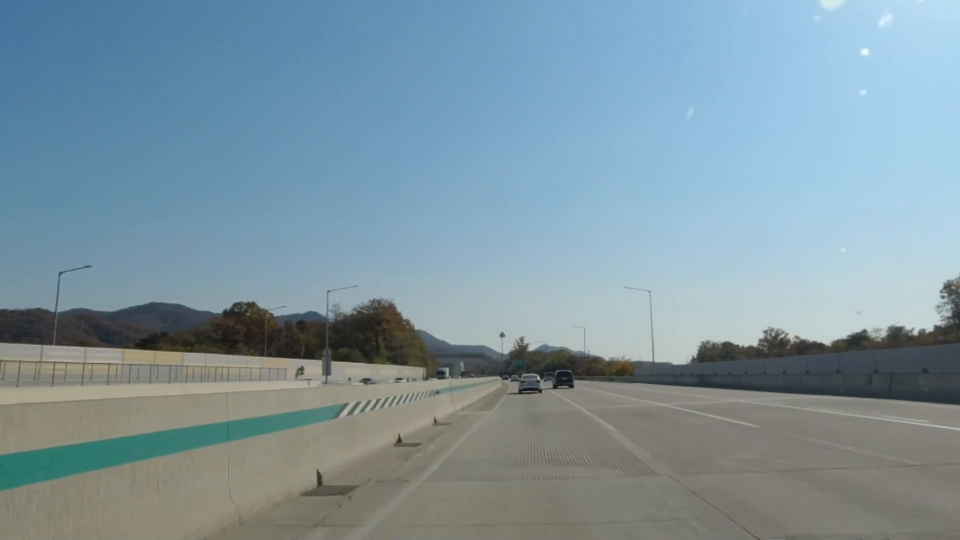
#> input picture frame 19 of d.mkv, 1920 x 1080 px (shown at 1/2 size)
$ python drive-p.py
#> lines starting #> are read from the running program, lines starting #| are printed output that depends on the picture; after the words box and inside, x2 and y2 are one past the last pixel; in counts of white or black regions, pixels touching at a corner belong together
#> further down, frame is the input picture: shape (1080, 1920, 3); mean B, G, R 160.5, 149.2, 126.2
import cv2
import numpy as np

def resize_frame(frame, height=500):
    h, w = frame.shape[:2]
    aspect_ratio = w / h
    width = int(height * aspect_ratio)
    return cv2.resize(frame, (width, height))

def process_frame(frame):
    # BGR 영상에서 흰색 후보 검출
    lower_white = np.array([130, 130, 130])
    upper_white = np.array([255, 255, 255])
    white_mask = cv2.inRange(frame, lower_white, upper_white)
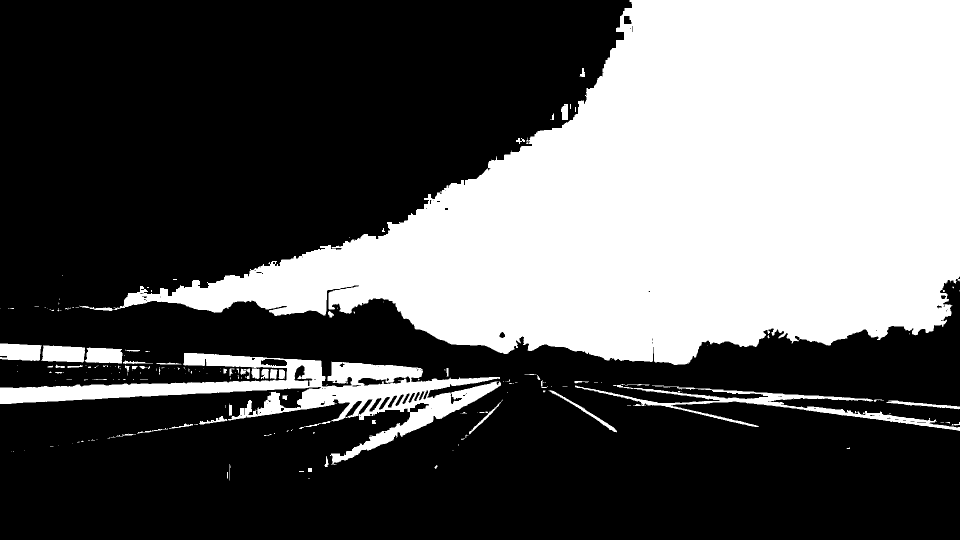
#> white_mask: shape (1080, 1920) (shown at 1/2 size); 36.5% white; 219 white regions (158 under 20 px), largest, box (x1, y1, x2, y2) and area: (159, 0, 1920, 730) 680839, (0, 706, 1002, 930) 52094, (1150, 768, 1920, 862) 10002

    # HSV 영상에서 노란색 차선 후보 검출
    hsv = cv2.cvtColor(frame, cv2.COLOR_BGR2HSV)
#> hsv: shape (1080, 1920, 3); mean H, S, V 76.2, 64.4, 165.5
    lower_yellow = np.array([20, 100, 100])
    upper_yellow = np.array([30, 255, 255])
    yellow_mask = cv2.inRange(hsv, lower_yellow, upper_yellow)
#> yellow_mask: shape (1080, 1920); every value is 0

    # 검출한 후보 합치기
    combined_mask = cv2.bitwise_or(white_mask, yellow_mask)

    # 필터링 및 마스킹
    result = cv2.bitwise_and(frame, frame, mask=combined_mask)
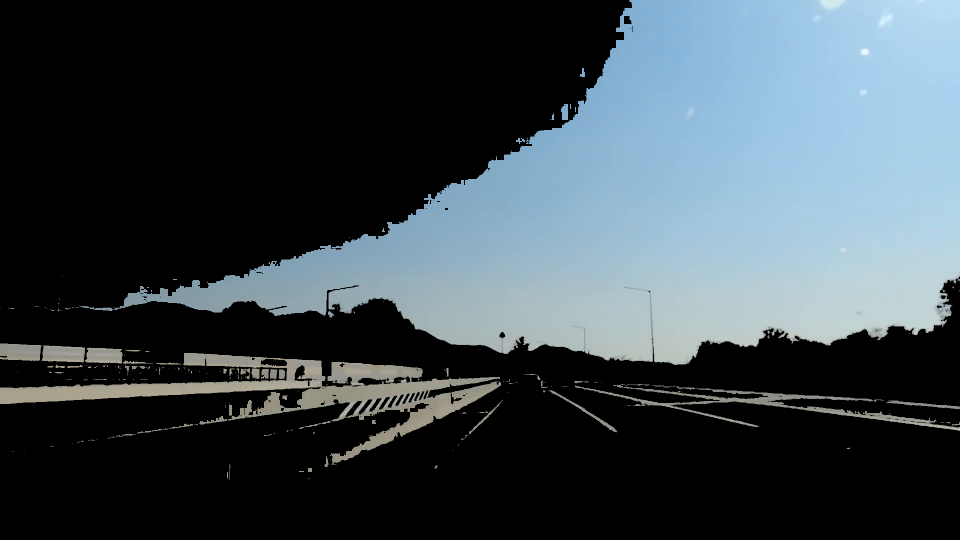
#> result: shape (1080, 1920, 3) (shown at 1/2 size); mean B, G, R 75.2, 69, 58.2

    # 영상을 GrayScale로 변환
    gray = cv2.cvtColor(result, cv2.COLOR_BGR2GRAY)
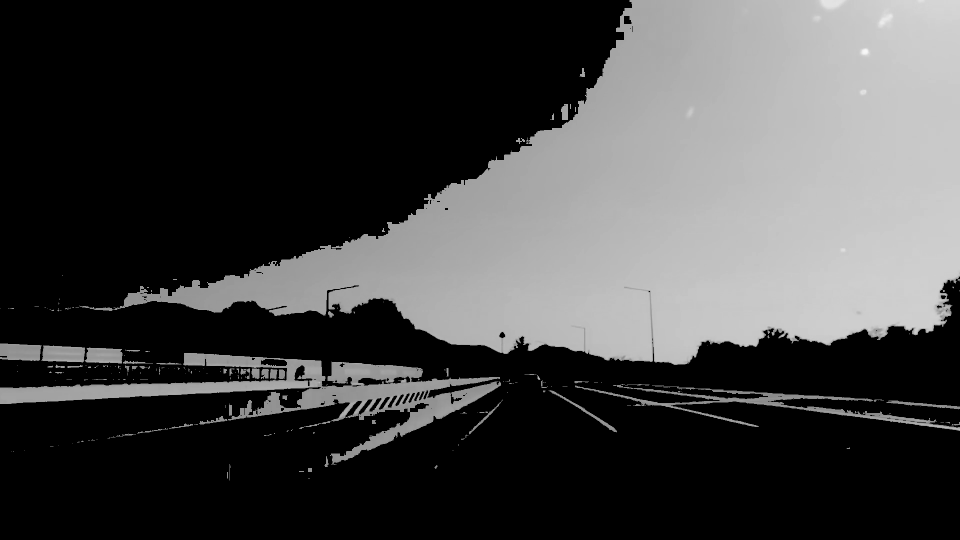
#> gray: shape (1080, 1920) (shown at 1/2 size); min 0, max 249, mean 66.5

    # Canny Edge Detection으로 엣지 추출
    edges = cv2.Canny(gray, 50, 150)
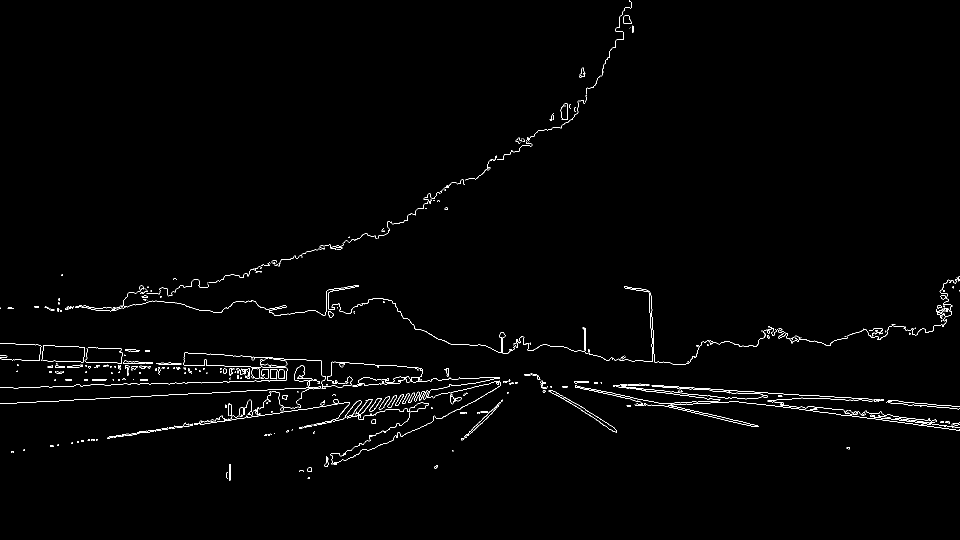
#> edges: shape (1080, 1920) (shown at 1/2 size); 1% white in thin lines or dots, all inside (x1, y1, x2, y2) = (0, 0, 1920, 961)

    return result, edges

# 웹캠에서 영상 가져오기
cap = cv2.VideoCapture("d.mkv")

while True:
    ret, frame = cap.read()

    if not ret:
        break

    # 프레임 처리 및 결과 창에 띄우기
    result, edges = process_frame(frame)
    resized_result = resize_frame(result)
#> in resize_frame, `return cv2.resize(frame, (width, height))`:
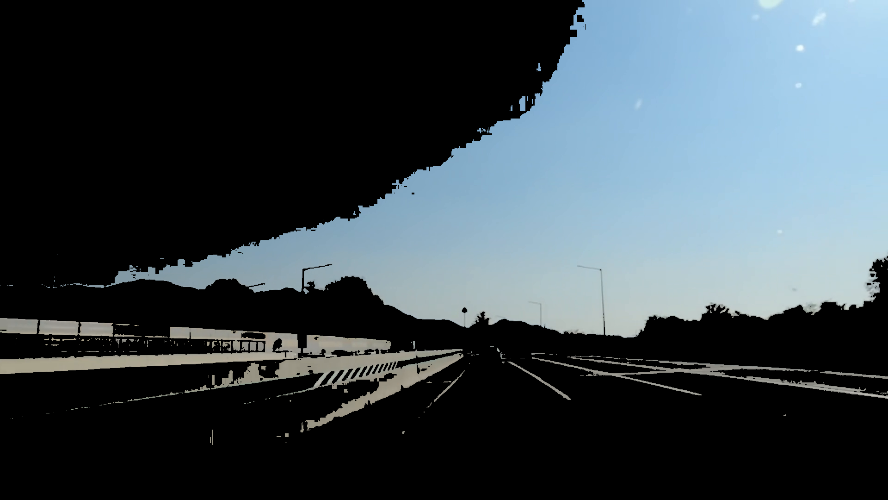
#> returned value: shape (500, 888, 3); mean of channels 0, 1, 2 75.2, 69.1, 58.2; drawn as B, G, R
    resized_edges = resize_frame(edges)
#> call 2 of resize_frame, with height = 500
#> in resize_frame (call 2), `return cv2.resize(frame, (width, height))`:
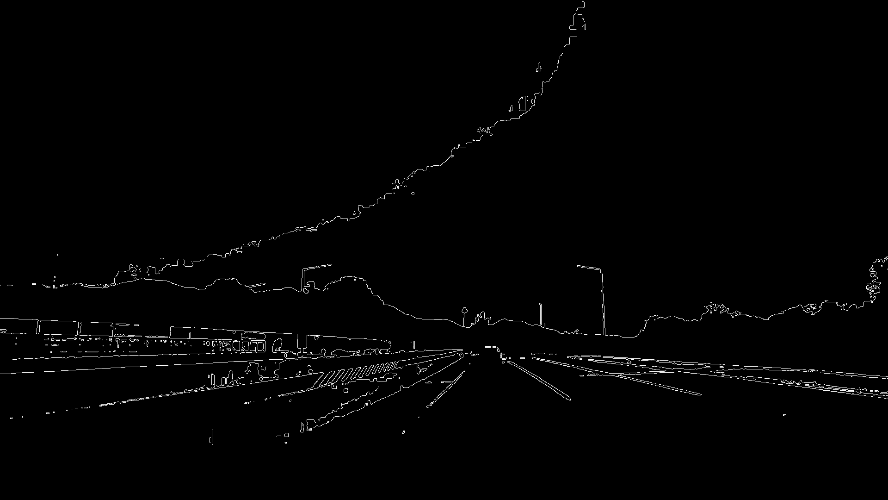
#> returned value: shape (500, 888); min 0, max 255, mean 2.7
    cv2.imshow("Result", resized_result)
    cv2.imshow("Edges", resized_edges)

    # 종료 키 입력 대기
    if cv2.waitKey(1) & 0xFF == ord("q"):
#> (key q is pressed here)
        break

cap.release()
cv2.destroyAllWindows()

$ run again, starting later in the video
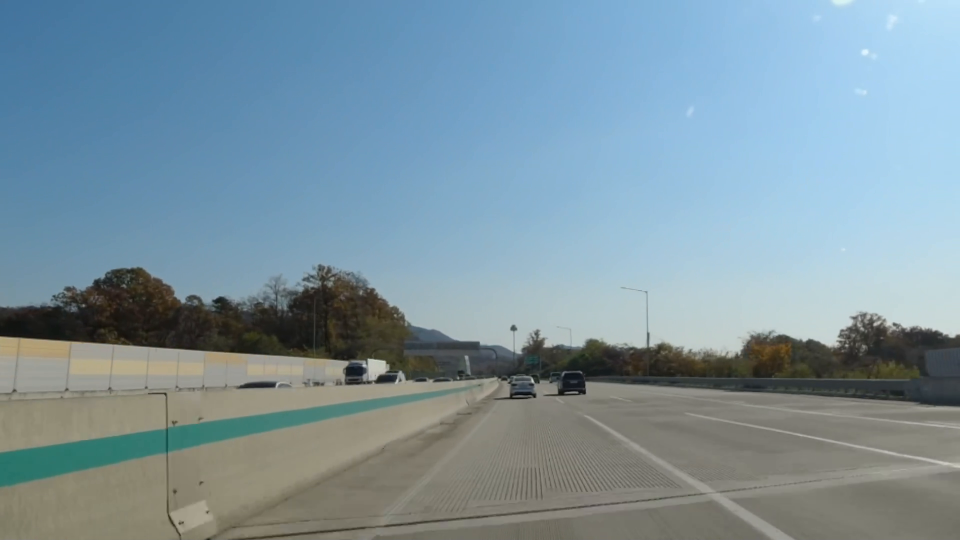
#> input picture frame 85 of d.mkv, 1920 x 1080 px (shown at 1/2 size)
#> frame is the input picture: shape (1080, 1920, 3); mean B, G, R 159.2, 147.7, 124.5
#> in process_frame, `white_mask = cv2.inRange(frame, lower_white, upper_white)`:
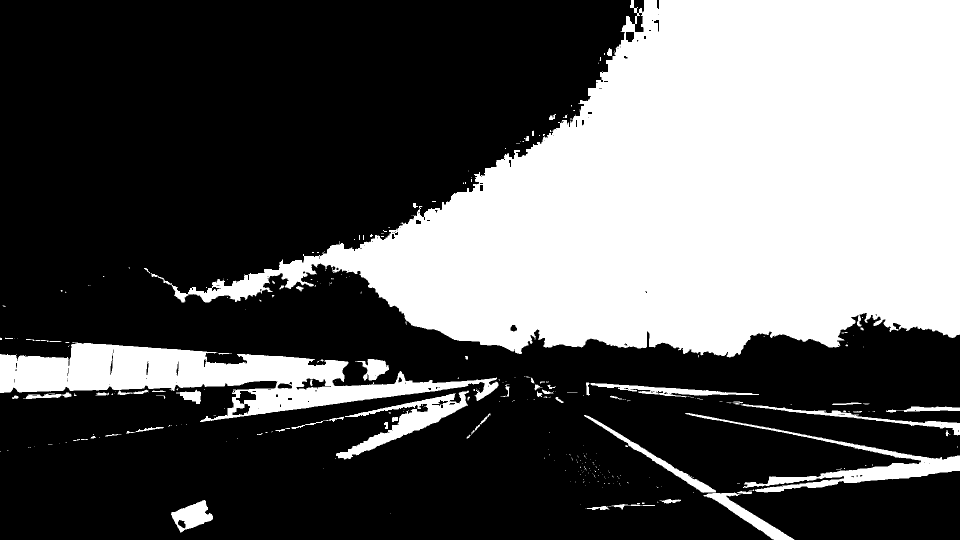
#> white_mask: shape (1080, 1920) (shown at 1/2 size); 36.2% white; 320 white regions (248 under 20 px), largest, box (x1, y1, x2, y2) and area: (301, 0, 1920, 715) 642589, (0, 684, 997, 844) 62133, (1370, 826, 1920, 985) 12921
#> hsv: shape (1080, 1920, 3); mean H, S, V 73.6, 68, 165.2
#> yellow_mask: shape (1080, 1920); 0% white in thin lines or dots, all inside (x1, y1, x2, y2) = (1510, 692, 1580, 704)
#> edges: shape (1080, 1920); 1.1% white in thin lines or dots
#> in resize_frame (call 2), `return cv2.resize(frame, (width, height))`:
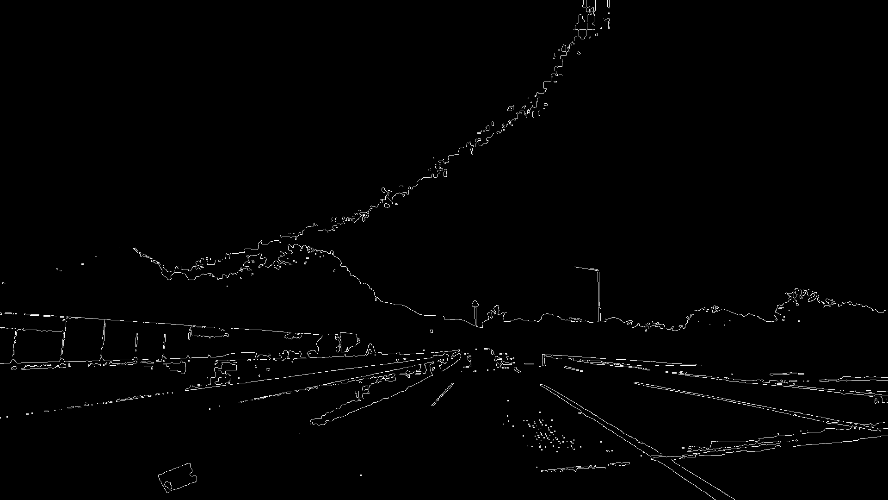
#> returned value: shape (500, 888); min 0, max 255, mean 2.9

$ run again, starting later in the video
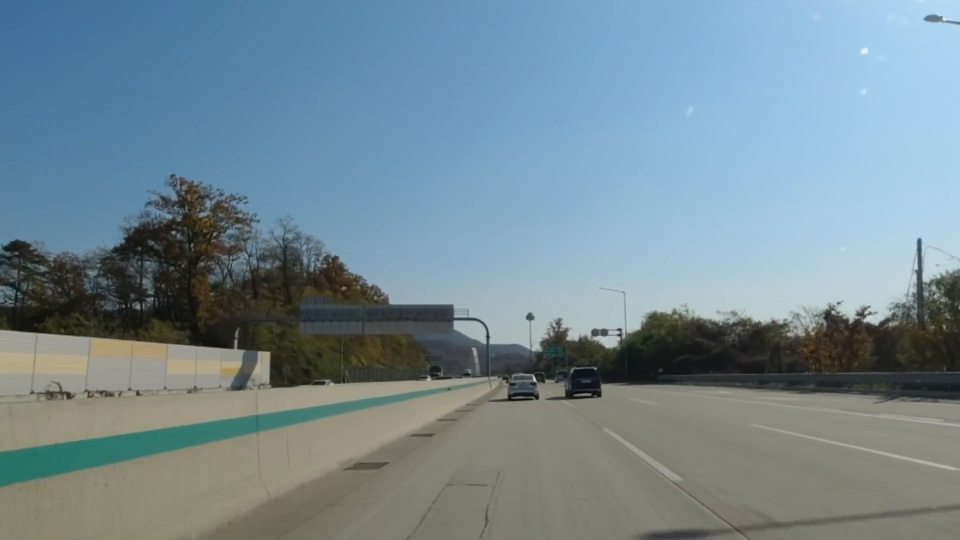
#> input picture frame 152 of d.mkv, 1920 x 1080 px (shown at 1/2 size)
#> frame is the input picture: shape (1080, 1920, 3); mean B, G, R 148.2, 137.8, 116
#> in process_frame, `white_mask = cv2.inRange(frame, lower_white, upper_white)`:
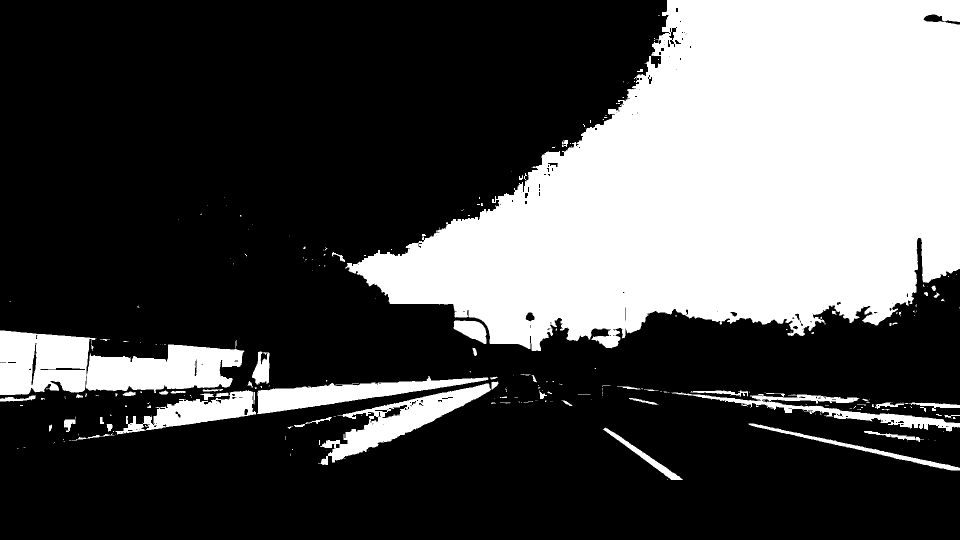
#> white_mask: shape (1080, 1920) (shown at 1/2 size); 31.1% white; 271 white regions (198 under 20 px), largest, box (x1, y1, x2, y2) and area: (690, 0, 1920, 702) 540746, (0, 661, 489, 790) 40337, (636, 767, 982, 930) 15486
#> hsv: shape (1080, 1920, 3); mean H, S, V 72.4, 69.4, 154.6
#> yellow_mask: shape (1080, 1920); 0.01% white; 2 white regions (1 under 20 px), largest, box (x1, y1, x2, y2) and area: (446, 737, 474, 746) 211
#> edges: shape (1080, 1920); 1% white in thin lines or dots, all inside (x1, y1, x2, y2) = (0, 0, 1920, 961)
#> in resize_frame (call 2), `return cv2.resize(frame, (width, height))`:
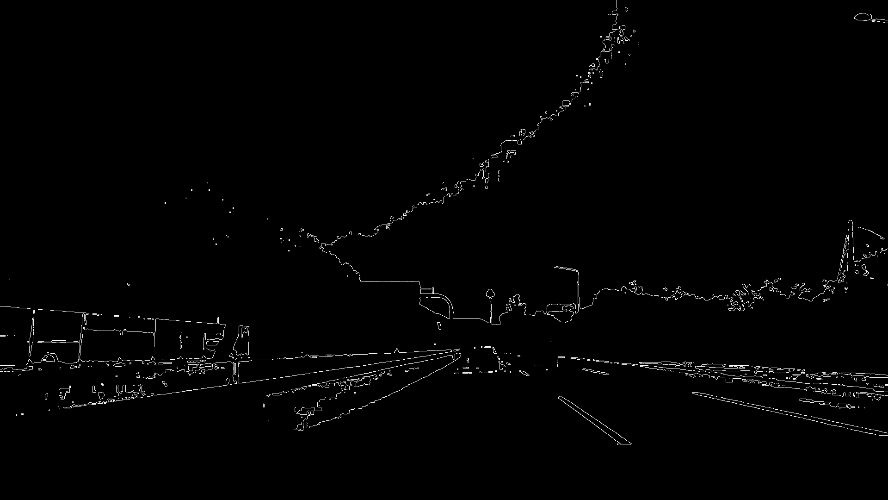
#> returned value: shape (500, 888); min 0, max 255, mean 2.7
